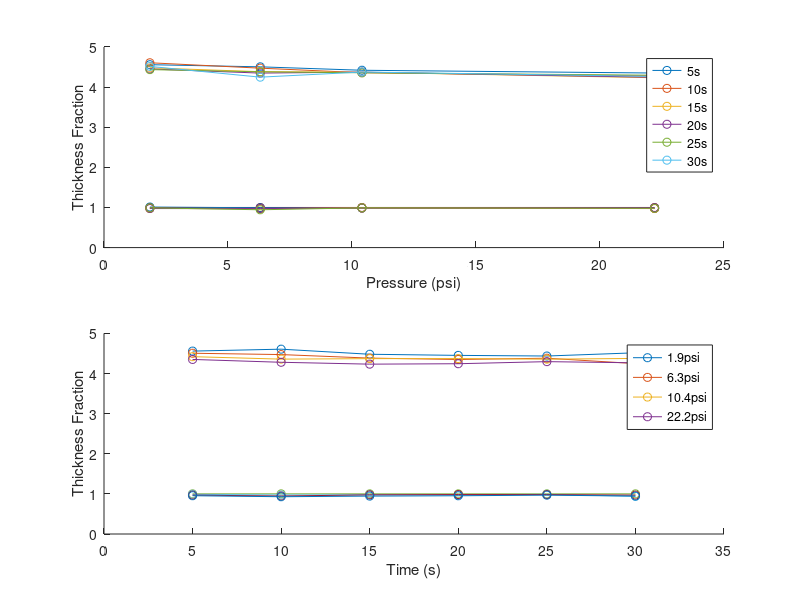

Write MATLAB code to recreate this figure.
load data.mat

% X time variation along rows
% Y pressure variation along columns
% Z is the measured distance of 20 tows
X(:,2) = [];
Y(:,2) = [];
Z(:,2) = [];

% Plots (constant time, pressure varies)

n = 2;
subplot(n,1,1)
hold on

for i=1:6
plot(Y(i,:),Z(i,:),'-o');
end

xlabel('Pressure (psi)');
ylabel('Thickness (mm)');
legend('5s','10s','15s','20s','25s','30s')

% Constant pressure, time varies
subplot(n,1,2)
hold on

for i=1:4
plot(X(:,i),Z(:,i),'-o');
end
xlim([0 35]);
xlabel('Time (s)');
ylabel('Thickness (mm)');
legend('1.9psi','6.3psi','10.4psi','22.2psi')

%% Rewritten as a percentage

n = 2;
subplot(n,1,1)
hold on

for i=1:size(Z,2)
ZT(:,i) = Z(:,i)/Z(1,i);
end

for i=1:6
plot(Y(i,:),ZT(i,:),'-o');
end

xlabel('Pressure (psi)');
ylabel('Thickness Fraction');
legend('5s','10s','15s','20s','25s','30s')

% Constant pressure, time varies
subplot(n,1,2)
hold on

for i=1:size(Z,1)
ZP(i,:) = Z(i,:)/Z(i,1);
end

for i=1:4
plot(X(:,i),ZP(:,i),'-o');
end
xlim([0 35]);
xlabel('Time (s)');
ylabel('Thickness Fraction');
legend('1.9psi','6.3psi','10.4psi','22.2psi')


